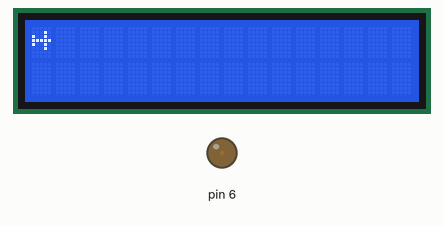
Bench run of a sketch on a simulated Arduino Uno, built with avr-gcc and run on an emulated ATmega328P. Shown: 16×2 character LCD, output pins drawn as LEDs (lit = HIGH).

Above: at 0.1 s.
At 1.1 s:
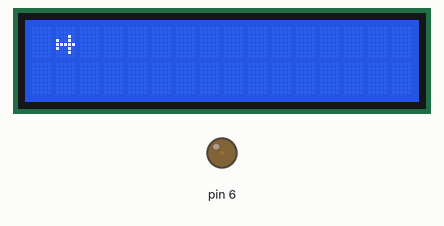
At 2.1 s:
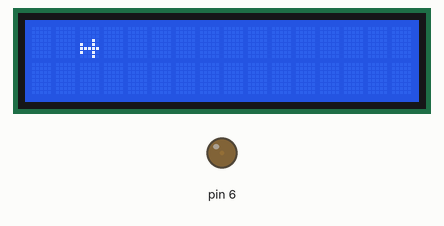
At 5.1 s:
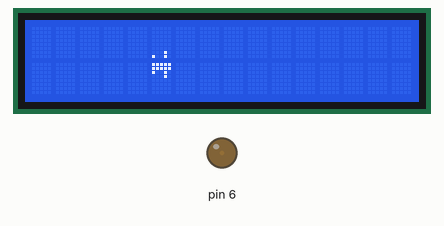
At 8.1 s:
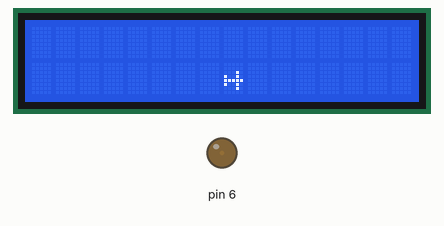
At 11.2 s:
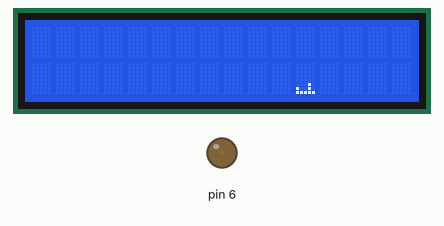

The sketch:

Plane.ino
```cpp
#include <LiquidCrystal.h>

// initialize the library with the numbers of the interface pins
LiquidCrystal lcd(12, 11, 10, 9, 8, 7);
class GameObject{
  public:
  enum Direction{
    RIGHT,
    LEFT,
    UP,
    DOWN
  };
  struct Position{
    int x,y = 0;
  };

  protected:
  LiquidCrystal *lcd;
  // Это массив!
  byte *pixMap;
  // Рисовка нижнего символа, чтобы можно было перелетать по частям экрана
  byte downMap[8] = {
   B00000,
  B00000,
  B00000,
  B00000,
  B00000,
  B00000,
  B00000,
  };

  Position pos;
  // Приходится помнить, чтобы очищать старое изображение
  // метод getCursor не наблюдается
  Position prevPos;
  public:
    GameObject(const LiquidCrystal *lcd){
      this->lcd = lcd;

    }
    // Передаваемый параметр - массив!
  void setPixMap(byte *pixMap){
    this->pixMap = pixMap;
  }
  void render(){
    lcd->createChar(0,pixMap);
    lcd->createChar(1,downMap);
    lcd->setCursor(prevPos.x, prevPos.y);
    lcd->print(" ");

    lcd->setCursor(pos.x,pos.y);
    lcd->write(byte(0));

    lcd->setCursor(prevPos.x,1);
    lcd->print(" ");
    lcd->setCursor(pos.x,1);
    lcd->write(byte(1));
  }
  void move(Direction dir){
    prevPos = pos;
    if(dir == RIGHT) pos.x++;
    if(dir == LEFT)  pos.x--;
    if(dir == UP)    pos.y++;
    if(dir == DOWN)  this->moveDown();
  }
  private:
  void moveDown(){
    downMap[0] = pixMap[7];
    for(int k(7);k>=1;k--){
        pixMap[k] = pixMap[k-1];
        downMap[k] = downMap[k-1];
    }
  }
};

class Plane : public GameObject{
  public:
  static byte planeMap[8];
  public:
  Plane(LiquidCrystal *lcd): GameObject(lcd){
    this->pixMap = planeMap;
  }
};
byte Plane::planeMap[8] = {
  B00000,
  B00010,
  B10010,
  B11111,
  B10010,
  B00010,
  B00000,
  };

Plane plane(&lcd);

void setup() {
  // set up the LCD's number of columns and rows:
   // lcd.noAutoscroll();
  pinMode(6, OUTPUT);
  analogWrite(6, 2);
  lcd.begin(16, 2);
  lcd.setCursor(0,0);
  // Print a message to the LCD.
  plane.render();
}

void loop() {
  // put your main code here, to run repeatedly:

    delay(1000);
    plane.move(GameObject::DOWN);
    plane.move(GameObject::RIGHT);
    plane.render();

}
```

Measured:
- what the display in image 1 shows lasts 1.0 s, from 1.1 s to 2.1 s
